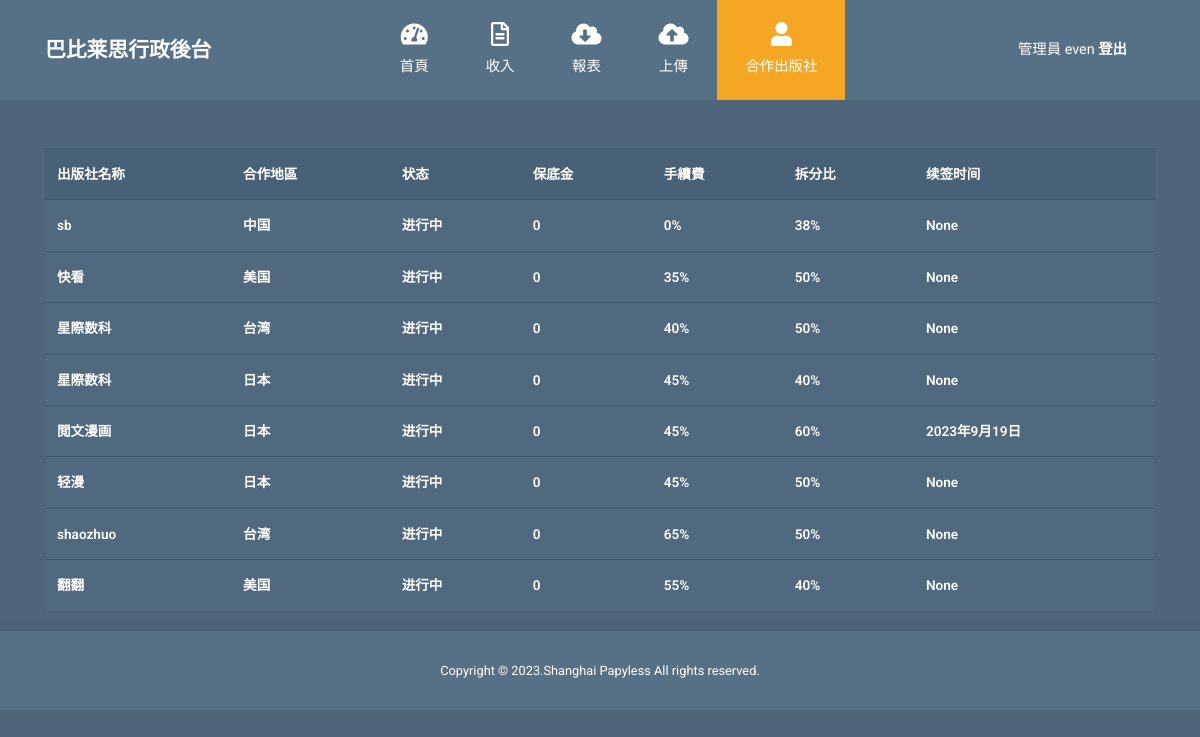
The page /publisher/ (signed in) on the database as committed earlier.
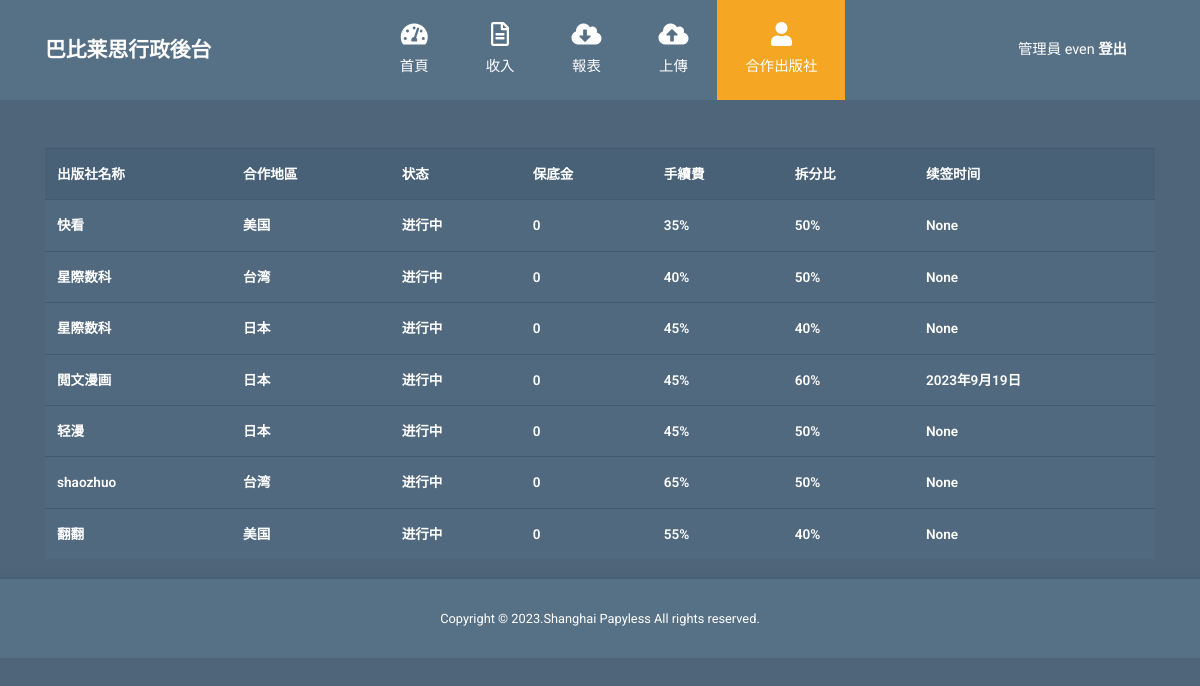
The same page on the database as committed later.
### work/models.py (models this page shows)
class Publisher(models.Model): #资料库首字母一定要大写
    name = models.CharField(max_length=255,verbose_name='出版社名稱')
    AREA_CHOICES = [
        ('中国', '中国'),
        ('台湾', '台湾'),
        ('日本', '日本'),
        ('美国', '美国'),
    ]
    area = models.CharField(
        max_length=10,
        choices=AREA_CHOICES,
        verbose_name='合作地區'
    )
    STATUS_CHOICES = [
        ('进行中', '进行中'),
        ('到期', '到期'),
    ]
    status = models.CharField(
        max_length=10,
        choices=STATUS_CHOICES,
        verbose_name='狀態'
    )
    shelf_name = models.CharField(max_length=55,null=True, blank=True,verbose_name='上架出版社名稱')
    advance_payment = models.IntegerField(default=0,verbose_name='保底金')
    fees_percentage = models.DecimalField(max_digits=5, decimal_places=3,null=True, blank=True,verbose_name='手續費百分比 (%)')
    ratio_percentage = models.DecimalField(max_digits=5, decimal_places=3,null=True, blank=True,verbose_name='拆分比 (%)')
    cycle_months = models.IntegerField(default=0,verbose_name='付款週期(月)')
    EXCHANGE_RATE_METHOD_CHOICES = [
        ('无', '无'),
        ('中间价', '中间价'),
        ('汇款买入价', '汇款买入价'),
        ('汇款卖出价', '汇款卖出价'),
    ]
    exchange_rate_method = models.CharField(
        max_length=10,
        choices=EXCHANGE_RATE_METHOD_CHOICES,
        verbose_name='匯率方式'
    )
    renewal_time = models.DateField(null=True, blank=True,verbose_name='續簽時間')
    start_time = models.DateField(null=True, blank=True,verbose_name='合作開始時間')
    end_time = models.DateField(null=True, blank=True,verbose_name='合作結束時間')
    mark = models.CharField(max_length=255,null=True, blank=True,verbose_name='註記')

### work/views.py (the view)
# urls.py: path('publisher/' ,views.publisher, name='publisher'),
@login_required(login_url='login')
def publisher(request):
    publishers = Publisher.objects.all()
    return render(request, 'publisher.html', {'publishers': publishers})

### work/templates/publisher.html (shortened to what this page needs)
<!DOCTYPE html>
<html lang="en">
  <head>
    <link rel="stylesheet" href="../static/css/fontawesome.min.css" />
    <link rel="stylesheet" href="../static/css/bootstrap.min.css" />
    <link rel="stylesheet" href="../static/css/templatemo-style.css">
  </head>
  <body id="reportsPage">
        <nav class="navbar navbar-expand-xl">
            <div class="container h-100">
                <a class="navbar-brand" href="../admin">
                    <h1 class="tm-site-title mb-0">巴比莱思行政後台</h1>
                </a>
                <div class="collapse navbar-collapse" id="navbarSupportedContent">
                    <ul class="navbar-nav mx-auto h-100">
                        <li class="nav-item">
                            <a class="nav-link" href="{% url 'index' %}">
                                <i class="fas fa-tachometer-alt"></i>
                                首頁
                            </a>
                        </li>
                        <li class="nav-item">
                            <a class="nav-link" href="#">
                                <i class="far fa-file-alt"></i>
                                收入
                            </a>
                        </li>
                        <li class="nav-item">
                            <a class="nav-link" href="{% url 'paper' %}">
                                <i class="fas fa-cloud-download-alt"></i>
                                報表
                            </a>
                        </li>
                        <li class="nav-item">
                            <a class="nav-link" href="{% url 'update' %}">
                                <i class="fas fa-cloud-upload-alt"></i>
                                上傳
                            </a>
                        </li>
                        <li class="nav-item">
                            <a class="nav-link active" href="{% url 'publisher' %}">
                                <i class="fas fa-user"></i>
                                合作出版社
                            </a>
                        </li>
                    </ul>
                    <ul class="navbar-nav">
                        <li class="nav-item">
                            <a class="nav-link d-block" href="{% url 'login' %}">
                              {{user.last_name}} {{user.username}} <b>登出</b>
                            </a>
                        </li>
                    </ul>
                </div>
            </div>
        </nav>
    <div class="container mt-5">
              <table class="table table-hover tm-table-small tm-product-table">
                <thead>
                  <tr>
                    <th scope="col">出版社名称</th>
                    <th scope="col">合作地區</th>
                    <th scope="col">状态</th>
                    <th scope="col">保底金</th>
                    <th scope="col">手續費</th>
                    <th scope="col">拆分比</th>
                    <th scope="col">续签时间</th>
                  </tr>
                </thead>
                <tbody>
                  {% for publisher in publishers %}
                  <tr>
                    <td>{{publisher.name}}</td>
                    <td>{{publisher.area}}</td>
                    <td>{{publisher.status}}</td>
                    <td>{{publisher.advance_payment}}</td>
                    <td>{% widthratio publisher.fees_percentage 1 100 %}%</td>
                    <td>{% widthratio publisher.ratio_percentage 1 100 %}%</td>
                    <td>{{publisher.renewal_time}}</td>
                  </tr>
                  {% endfor %}
                </tbody>
              </table>
    </div>
    <footer class="tm-footer row tm-mt-small">
      <div class="col-12 font-weight-light">
        <p class="text-center text-white mb-0 px-4 small">
          Copyright &copy; 2023.Shanghai Papyless All rights reserved.
        </p>
      </div>
    </footer>
  </body>
</html>

### work/static/css/templatemo-style.css (style rules this page uses)
html { font-size: 16px; overflow-x: hidden; }
body { font-family: Roboto, Helvetica, Arial, sans-serif; background-color: #4e657a; overflow-x: hidden; }
a { transition: all 0.3s ease; }
.navbar-brand { display: flex; align-items: center; }
.tm-site-title { display: inline-block; text-transform: uppercase; font-size: 1.3rem; font-weight: 700; color: #fff; }
.navbar { height: 100px; background-color: #567086; padding: 0; }
.navbar .container { position: relative; }
.tm-mt-small { margin-top: 20px; }
.nav-link { color: #fff; height: 100%; display: flex; align-items: center; justify-content: center; flex-direction: column; font-size: 90%; }
.nav-link > i { margin-bottom: 10px; margin-right: 0; font-size: 1.5rem; }
.dropdown-item, .nav-link { padding: 15px 20px; }
.navbar-nav .active > .nav-link, .navbar-nav .nav-link.active { background-color: #f5a623; color: #fff; }
.navbar-nav .nav-link.active i { color: #fff; }
.nav-item { text-align: center; }
.nav-item:last-child { margin-right: 0; }
.table { background-color: #50697f; color: #fff; font-size: 85%; margin-bottom: 0; }
thead { background-color: #486177; color: #fff; }
.table thead th { border-bottom: 0; }
.table td, .table th { border-top: 1px solid #415a70; padding: 15px 25px; vertical-align: middle; }
.tm-table-small td, .tm-table-small th { padding-left: 12px; padding-right: 12px; }
.table-hover tbody tr { transition: all 0.2s ease; }
.tm-product-table tr { font-weight: 600; }
.tm-footer { background-color: #567086; padding-top: 30px; padding-bottom: 30px; -webkit-box-shadow: 0 -3px 5px 0 rgba(69, 92, 113, 0.59); -moz-box-shadow: 0 -3px 5px 0 rgba(69, 92, 113, 0.59); box-shadow: 0 -3px 5px 0 rgba(69, 92, 113, 0.59); }
@media (min-width: 1200px) { .navbar-expand-xl .navbar-nav .nav-link { padding-left: 28px; padding-right: 28px; } }
@media (min-width: 1200px) { .navbar-collapse { height: 100%; } }
@media (max-width: 1275px) and (min-width: 1200px) { .nav-item { margin-right: 15px; } }
@media (max-width: 1350px) { .nav-item { margin-right: 1px; } }

Rows that differ between the two databases and show on the page:
removed Publisher: name "sb", area "中国", status "进行中", advance_payment "0", fees_percentage "0", ratio_percentage "38", renewal_time "None"
